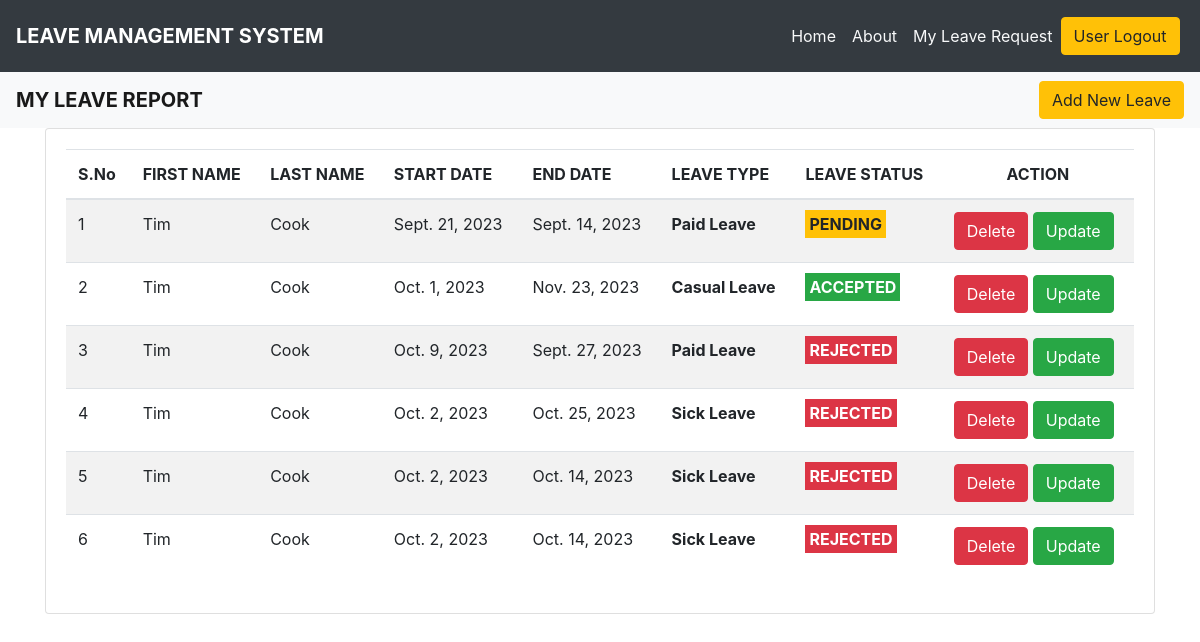
The app's page /leave_report/ (signed in) with its own data.
### app/models.py (models this page shows, shortened)
class LeaveRequest(models.Model):
    employee = models.ForeignKey(Employee, on_delete=models.CASCADE)
    leave_type = models.CharField(max_length=30,
                                  choices=[('casual leave', 'casual leave'), ('paid leave', 'paid leave'),
                                           ('sick leave', 'sick leave')])
    start_date = models.DateField(default=datetime.date.today)
    end_date = models.DateField(default=datetime.date.today)
    leave_status = models.CharField(max_length=25, choices=[('1', 'pending'), ('2', 'rejected'), ('3','accepted')], default=1)
    reason = models.TextField(max_length=150, default=None)

class Employee(models.Model):
    user = models.OneToOneField(CustomUser, null=True, blank=True, on_delete=models.CASCADE)
    email = models.EmailField(max_length=200, null=True, blank=True)
    first_name = models.CharField(max_length=50)
    last_name = models.CharField(max_length=50)
    designation = models.CharField(max_length=35)
    department = models.CharField(max_length=30,
                                  choices=[('development', 'Development'), ('testing', 'Testing'), ('ml', 'Ml')])
    mobile = models.CharField(max_length=15)
    address = models.CharField(max_length=200, null=True, blank=True)
    city = models.CharField(max_length=200, null=True, blank=True)
    region = models.CharField(max_length=200, null=True, blank=True)
    country = models.CharField(max_length=200, null=True, blank=True)
    zipcode = models.CharField(max_length=200, null=True, blank=True)

### app/views.py (the view)
# urls.py: path("leave_report/", views.leave_report, name='leave_report'),
def leave_report(request):
    employee= Employee.objects.get(user_id=request.user.id)
    leave_report= LeaveRequest.objects.filter(employee=employee).order_by('-id')
    context = {
        'leave_report': leave_report,
    }
    return render(request,'leave_report.html', context)

### templates/leave_report.html (shortened to what this page needs)
<!doctype html>
{% load static %}
<html lang="en">
<head>
    <link rel="stylesheet" type="text/css" href="{% static 'css/style.css' %}">
    <link rel="stylesheet" href="https://cdn.jsdelivr.net/npm/bootstrap@4.3.1/dist/css/bootstrap.min.css"
>
</head>
<body>
<nav class="navbar navbar-dark bg-dark">
    <a class="navbar-brand" href="/"><strong>LEAVE MANAGEMENT SYSTEM</strong></a>
    <div class="form-inline my-2 my-lg-10">
        <a class="p-2 text-light" href="#">Home</a>
        <a class="p-2 text-light" href="#">About</a>
        <a class="p-2 text-light" href="#">My Leave Request</a>
        <a href="/logout"class="btn btn-warning">User Logout</a>&nbsp;
    </div>
</nav>
<nav class="navbar navbar-light bg-light">
  <a style="text-align:center" class="navbar-brand" href="/employee_dashboard/"><strong>MY LEAVE REPORT</strong></a>
    <a href="/apply_leave/"class="btn btn-warning">Add New Leave</a>
</nav>
 <div class="container">
          <div class="row">
            <div class="col-md-12">
              <div class="card">
                <div class="card-body">
                  <table class="table table-striped">
                    <thead>
                    <tr>
                      <th>S.No</th>
                      <th>FIRST NAME</th>
                      <th>LAST NAME</th>
                      <th>START DATE</th>
                      <th>END DATE</th>
                       <th>LEAVE TYPE</th>
                      <th>LEAVE STATUS</th>
                        <th style="text-align:center">ACTION</th>
                    </tr>
                    </thead>
                    <tbody>
                    {% for s in leave_report %}
                    <tr>
                      <td>{{forloop.counter}}</td>
                      <td>{{s.employee.first_name}}</td>
                        <td>{{s.employee.last_name}}</td>
                       <td>{{s.start_date}}</td>
                       <td>{{s.end_date}}</td>
                        <td><strong>{{s.leave_type|title}}</strong></td>
                        <td>
                            {% if s.leave_status == "1" %}<strong class="btn-warning p-1">PENDING</strong>{% endif %}
                        {% if s.leave_status == "2" %}<strong class="btn-danger p-1">REJECTED</strong>{% endif %}
                        {% if s.leave_status == "3" %}<strong class="btn-success p-1">ACCEPTED</strong>{% endif %}</td>
                      <td>
                        <a href="/delete_employee_leave/{{s.id}}" class="btn btn-danger md-sm">Delete</a>
                        <a href="/update_employee_leave/{{s.id}}" class="btn btn-success md-sm">Update</a>
                      </td>
                    </tr>
                    {% endfor%}
                    </tbody>
                  </table>
                </div>
              </div>
            </div>
          </div>
        </div>
</body>
</html>

### static/css/style.css (style rules this page uses)
body { background-color: hsl(0, 0%, 98%); }
.bg-dark { background-color: #4f868c!important; }
.btn { border-radius: 0; }
.btn-warning { color: #212529; }

### records on screen
LeaveRequest: employee.first_name "Tim", employee.last_name "Cook", start_date "Sept. 21, 2023", end_date "Sept. 14, 2023", leave_type "Paid Leave", leave_status "PENDING"
LeaveRequest: employee.first_name "Tim", employee.last_name "Cook", start_date "Oct. 1, 2023", end_date "Nov. 23, 2023", leave_type "Casual Leave", leave_status "ACCEPTED"
LeaveRequest: employee.first_name "Tim", employee.last_name "Cook", start_date "Oct. 9, 2023", end_date "Sept. 27, 2023", leave_type "Paid Leave", leave_status "REJECTED"
LeaveRequest: employee.first_name "Tim", employee.last_name "Cook", start_date "Oct. 2, 2023", end_date "Oct. 25, 2023", leave_type "Sick Leave", leave_status "REJECTED"
LeaveRequest: employee.first_name "Tim", employee.last_name "Cook", start_date "Oct. 2, 2023", end_date "Oct. 14, 2023", leave_type "Sick Leave", leave_status "REJECTED"
LeaveRequest: employee.first_name "Tim", employee.last_name "Cook", start_date "Oct. 2, 2023", end_date "Oct. 14, 2023", leave_type "Sick Leave", leave_status "REJECTED"
